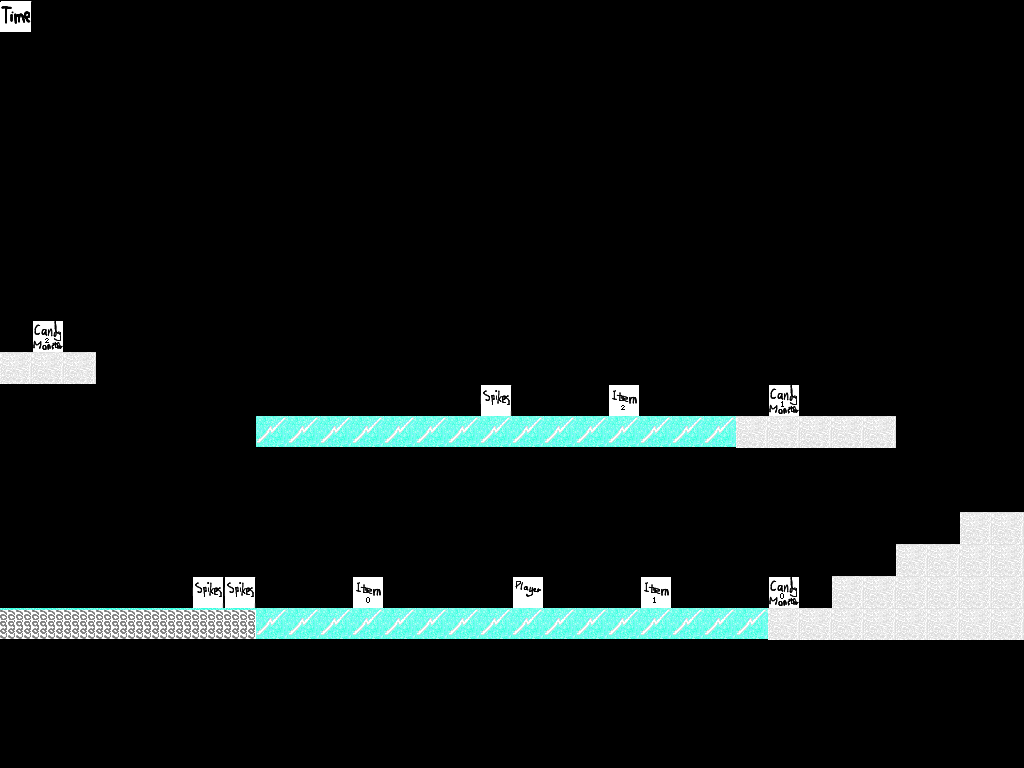

This game map was drawn from its Tiled (.tmx) file and the tilesets committed beside it. A one-line description and the trimmed map source follow:
An orthogonal 32x24 tile map with 32x32 px tiles, 3 tile layers (solids, data, position), 2 tilesets.

<map version="1.0" orientation="orthogonal" width="32" height="24" tilewidth="32" tileheight="32">
 <tileset firstgid="1" name="position32x32" tilewidth="32" tileheight="32">
  <image source="position32x32.png" width="128" height="97" />
  <tile id="0">
   <properties>
    <property name="candyNumber" value="0" />
    <property name="property" value="candyMonster" />
   </properties>
  </tile>
  <tile id="1">
   <properties>
    <property name="candyNumber" value="0" />
    <property name="property" value="item" />
   </properties>
  </tile>
  <tile id="2">
   <properties>
    <property name="candyNumber" value="3" />
    <property name="property" value="candyMonster" />
   </properties>
  </tile>
  <tile id="3">
   <properties>
    <property name="candyNumber" value="3" />
    <property name="property" value="item" />
   </properties>
  </tile>
  <tile id="4">
   <properties>
    <property name="candyNumber" value="1" />
    <property name="property" value="candyMonster" />
   </properties>
  </tile>
  <tile id="5">
   <properties>
    <property name="candyNumber" value="1" />
    <property name="property" value="item" />
   </properties>
  </tile>
  <tile id="6">
   <properties>
    <property name="property" value="moveableBox" />
   </properties>
  </tile>
  <tile id="7">
   <properties>
    <property name="time" value="70" />
   </properties>
  </tile>
  <tile id="8">
   <properties>
    <property name="candyNumber" value="2" />
    <property name="property" value="candyMonster" />
   </properties>
  </tile>
  <tile id="9">
   <properties>
    <property name="candyNumber" value="2" />
    <property name="property" value="item" />
   </properties>
  </tile>
  <tile id="10">
   <properties>
    <property name="property" value="player" />
   </properties>
  </tile>
  <tile id="11">
   <properties>
    <property name="property" value="spikes" />
   </properties>
  </tile>
 </tileset>
 <tileset firstgid="13" name="nya rutor" tilewidth="32" tileheight="32">
  <image source="JosRutor32x32.png" width="128" height="256" />
  <tile id="0">
   <properties>
    <property name="property" value="solidGround" />
   </properties>
  </tile>
  <tile id="1">
   <properties>
    <property name="property" value="solidGround" />
   </properties>
  </tile>
  <tile id="3">
   <properties>
    <property name="property" value="solidGround" />
   </properties>
  </tile>
  <tile id="4">
   <properties>
    <property name="property" value="spring" />
   </properties>
  </tile>
  <tile id="5">
   <properties>
    <property name="property" value="ice" />
   </properties>
  </tile>
  <tile id="8">
   <properties>
    <property name="property" value="iceSpring" />
   </properties>
  </tile>
  <tile id="15">
   <properties>
    <property name="property" value="solidGround" />
   </properties>
  </tile>
  <tile id="16">
   <properties>
    <property name="property" value="ice" />
   </properties>
  </tile>
  <tile id="17">
   <properties>
    <property name="property" value="solidGround" />
   </properties>
  </tile>
  <tile id="19">
   <properties>
    <property name="property" value="solidGround" />
   </properties>
  </tile>
  <tile id="20">
   <properties>
    <property name="property" value="ice" />
   </properties>
  </tile>
  <tile id="21">
   <properties>
    <property name="property" value="solidGround" />
   </properties>
  </tile>
  <tile id="23">
   <properties>
    <property name="property" value="SolidGround" />
   </properties>
  </tile>
 </tileset>
 <layer name="solids" width="32" height="24">
  <data>[768 cells, 195 non-empty, 4 distinct tile ids]</data>
 </layer>
 <layer name="data" width="32" height="24">
  <data>[768 cells, 1 non-empty, 1 distinct tile ids]</data>
 </layer>
 <layer name="position" width="32" height="24">
  <data>[768 cells, 10 non-empty, 8 distinct tile ids]</data>
 </layer>
</map>
